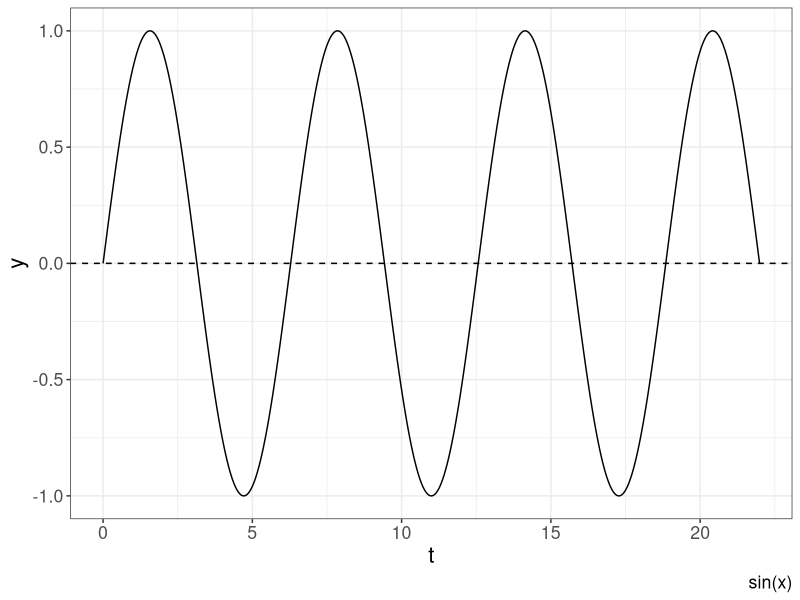
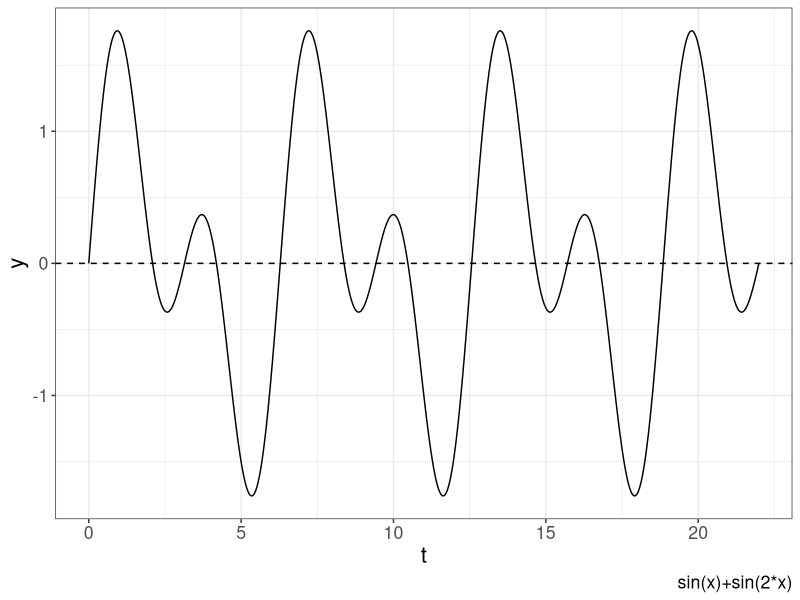
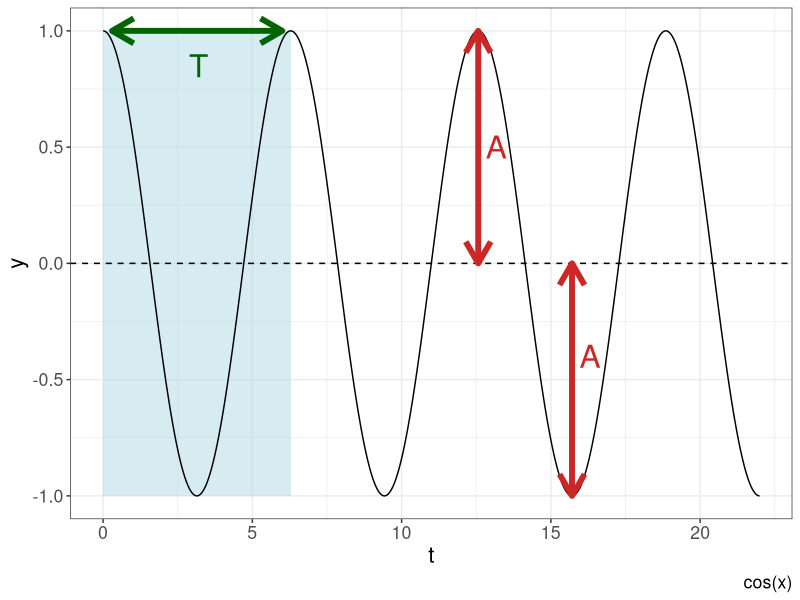
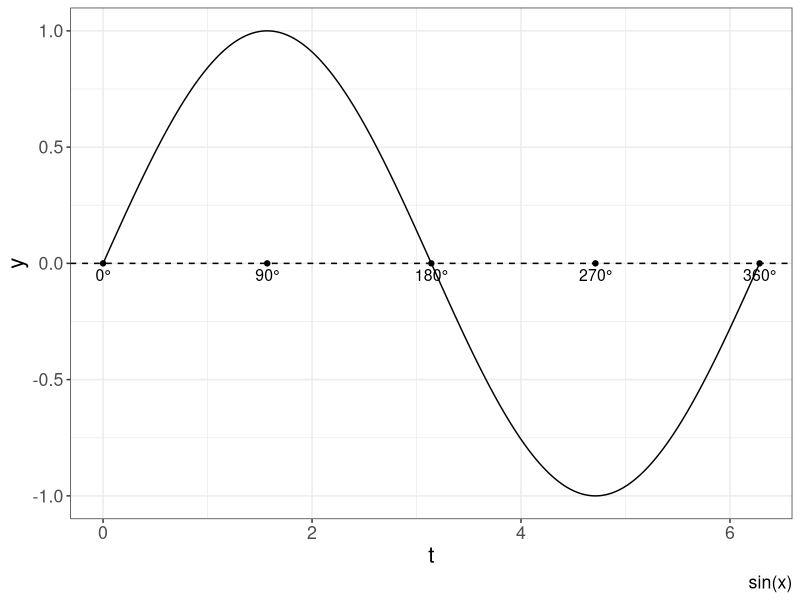
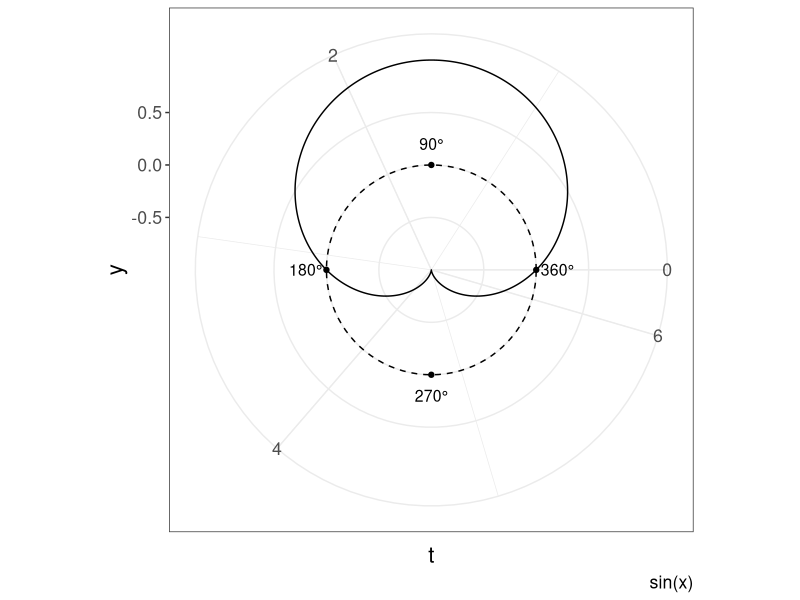
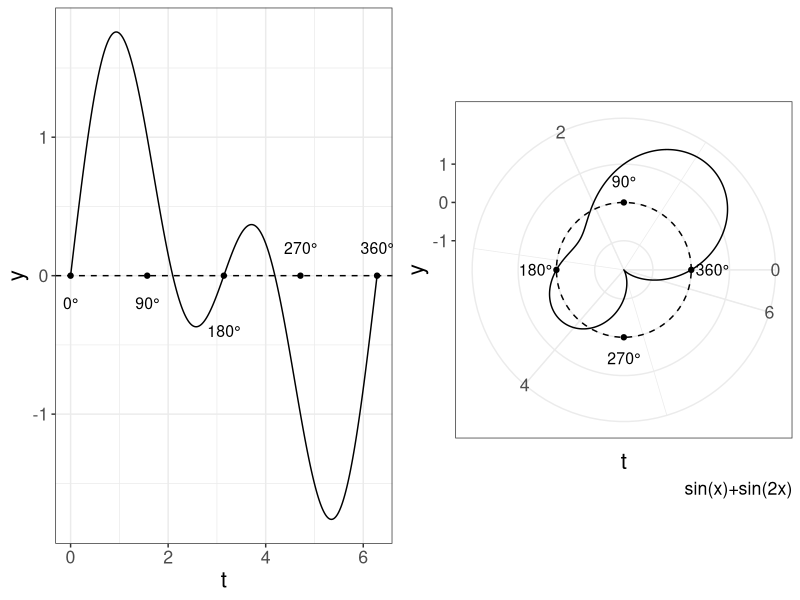
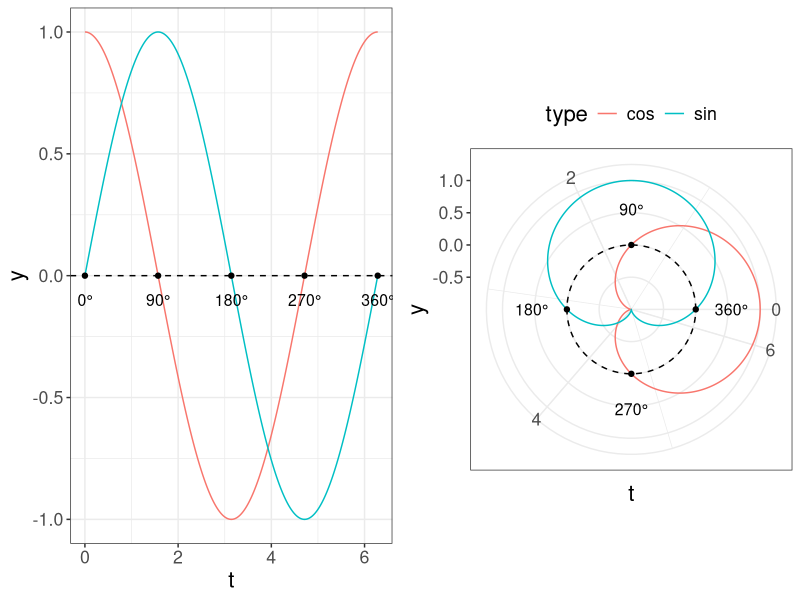

Write R code to recreate these figures, in order.
## ---- chunk 1
knitr::opts_chunk$set(echo = TRUE)
## ---- chunk 2
library(tidyverse)
# это стиль для ggplot (можно игнорировать эту команду)
theme_set(theme_bw()+
            theme(text = element_text(size = 16))) 
## ---- chunk 3
tibble(t = seq(0, 7*pi, by = 0.001),
       y = sin(t)) %>% 
  ggplot(aes(t, y))+
  geom_line()+
  geom_hline(yintercept = 0, linetype = 2)+
  labs(caption = "sin(x)")
## ---- chunk 4
tibble(t = seq(0, 7*pi, by = 0.001),
       y = sin(t)+sin(2*t)) %>% 
  ggplot(aes(t, y))+
  geom_line()+
  geom_hline(yintercept = 0, linetype = 2)+
  labs(caption = "sin(x)+sin(2*x)")
## ---- chunk 5
tibble(t = seq(0, 7*pi, by = 0.001),
       y = cos(t)) %>% 
  ggplot(aes(t, y))+
  annotate("rect", xmin = 0, xmax = 2*pi, ymin = -1, ymax = 1, alpha = 0.5, fill = "lightblue")+
    geom_line()+
  geom_hline(yintercept = 0, linetype = 2)+
  annotate("segment", x = 0.3, xend = 6, y = 1, yend = 1, color = "darkgreen", size = 2, arrow = arrow(ends = "both"))+
  annotate("text", x = 3.2, y = 0.85, label = "T", size = 8, color = "darkgreen")+
  annotate("segment", x = 4*pi, xend = 4*pi, y = 0, yend = 1, color = "firebrick3", size = 2, arrow = arrow(ends = "both")) +
  annotate("text", x = 4*pi+0.6, y = 0.5, label = "A", size = 8, color = "firebrick3") +
  annotate("segment", x = 5*pi, xend = 5*pi, y = 0, yend = -1, color = "firebrick3", size = 2, arrow = arrow(ends = "both")) +
  annotate("text", x = 5*pi+0.6, y = -0.4, label = "A", size = 8, color = "firebrick3")+
  labs(caption = "cos(x)")
## ---- chunk 6
tibble(t = seq(0, 2*pi, by = 0.001),
       y = sin(t)) %>% 
  ggplot(aes(t, y))+
  geom_line()+
  geom_hline(yintercept = 0, linetype = 2)+
  annotate("point", x = 2*pi/4*0:4, y = 0)+
  annotate("text", x = 2*pi/4*0:4, label = paste0(90*0:4, "°"), y = -0.05, size = 4)+
  labs(caption = "sin(x)")
## ---- chunk 7
tibble(t = seq(0, 2*pi, by = 0.001),
       y = sin(t)) %>% 
  ggplot(aes(t, y))+
  geom_line()+
  geom_hline(yintercept = 0, linetype = 2)+
  annotate("point", x = 2*pi/4*1:4, y = 0)+
  annotate("text", x = 2*pi/4*1:4, label = paste0(90*1:4, "°"), y = 0.2, size = 4)+
  coord_polar(start = -pi/2, direction = -1)+
  labs(caption = "sin(x)")
## ---- chunk 8
tibble(t = seq(0, 2*pi, by = 0.001),
       y = sin(t)+sin(2*t)) %>% 
  ggplot(aes(t, y))+
  geom_line()+
  geom_hline(yintercept = 0, linetype = 2)+
  annotate("point", x = 2*pi/4*0:4, y = 0)+
  annotate("text", x = 2*pi/4*0:4, label = paste0(90*0:4, "°"), y = c(-0.2, -0.2, -0.4, 0.2, 0.2), size = 4) ->
  p1

tibble(t = seq(0, 2*pi, by = 0.001),
       y = sin(t)+sin(2*t)) %>% 
  ggplot(aes(t, y))+
  geom_line()+
  geom_hline(yintercept = 0, linetype = 2)+
  annotate("point", x = 2*pi/4*1:4, y = 0)+
  annotate("text", x = 2*pi/4*1:4, label = paste0(90*1:4, "°"), y = 0.55, size = 4)+
  coord_polar(start = -pi/2, direction = -1)+
  labs(caption = "sin(x)+sin(2x)") ->
  p2
gridExtra::grid.arrange(p1, p2, nrow = 1)
## ---- chunk 9
tibble(t = seq(0, 2*pi, by = 0.001),
       sin = sin(t),
       cos = cos(t)) %>% 
  gather(type, y, sin:cos) %>% 
  ggplot(aes(t, y, color = type))+
  geom_line(show.legend = FALSE)+
  geom_hline(yintercept = 0, linetype = 2)+
  annotate("point", x = 2*pi/4*0:4, y = 0)+
  annotate("text", x = 2*pi/4*0:4, label = paste0(90*0:4, "°"), y = -0.1, size = 4) ->
  p3 

tibble(t = seq(0, 2*pi, by = 0.001),
       sin = sin(t),
       cos = cos(t)) %>% 
  gather(type, y, sin:cos) %>% 
  ggplot(aes(t, y, color = type))+
  geom_line()+
  geom_hline(yintercept = 0, linetype = 2)+
  annotate("point", x = 2*pi/4*1:4, y = 0)+
    annotate("text", x = 2*pi/4*1:4, label = paste0(90*1:4, "°"), y = 0.55, size = 4)+
  coord_polar(start = -pi/2, direction = -1) +
  theme(legend.position = "top")->
  p4
gridExtra::grid.arrange(p3, p4, nrow = 1)
